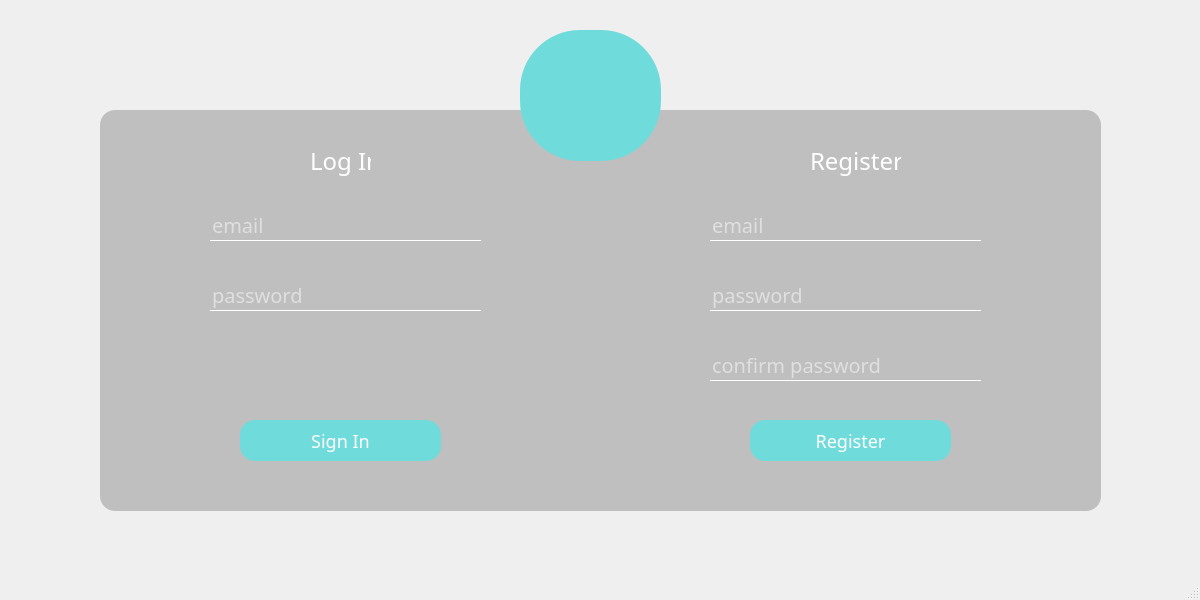
<?xml version="1.0" encoding="UTF-8"?>
<ui version="4.0">
 <class>MainWindow</class>
 <widget class="QMainWindow" name="MainWindow">
  <property name="geometry">
   <rect>
    <x>0</x>
    <y>0</y>
    <width>1200</width>
    <height>600</height>
   </rect>
  </property>
  <property name="windowTitle">
   <string>MainWindow</string>
  </property>
  <property name="styleSheet">
   <string notr="true">* {
	font-family:century gothic;
	font-size: 24px;
}

#loginFrame
{
	background: #bfbfbf;
	border-radius: 15px;
}


#signInPushButton
{
	background: #70dbdb;
	border-radius: 15px;
	color: white;
	font-size: 18px;
}

#signInPushButton:hover
{
	background: #33cccc;
}

#registerPushButton
{
	background: #70dbdb;
	border-radius: 15px;
	color: white;
	font-size: 18px;
}

#registerPushButton:hover
{
	background: #33cccc;
}

#toolButton
{
	background: #70dbdb;
	border-radius: 60px;
}
#loginLabel
{
color: white;
}

#registerLabel
{
color: white;
}

QLineEdit
{
background: transparent;
border: none;
color: white;
font-size: 20px;
border-bottom:  1px solid white;
}

#usernameLineEdit:focus
{
   outline-color: black;
}</string>
  </property>
  <widget class="QWidget" name="centralwidget">
   <widget class="QFrame" name="loginFrame">
    <property name="geometry">
     <rect>
      <x>100</x>
      <y>110</y>
      <width>1001</width>
      <height>401</height>
     </rect>
    </property>
    <property name="frameShape">
     <enum>QFrame::StyledPanel</enum>
    </property>
    <property name="frameShadow">
     <enum>QFrame::Raised</enum>
    </property>
    <widget class="QLabel" name="loginLabel">
     <property name="geometry">
      <rect>
       <x>210</x>
       <y>30</y>
       <width>61</width>
       <height>41</height>
      </rect>
     </property>
     <property name="text">
      <string>Log In</string>
     </property>
    </widget>
    <widget class="QPushButton" name="signInPushButton">
     <property name="geometry">
      <rect>
       <x>140</x>
       <y>310</y>
       <width>201</width>
       <height>41</height>
      </rect>
     </property>
     <property name="text">
      <string>Sign In</string>
     </property>
    </widget>
    <widget class="QLineEdit" name="emailLineEdit">
     <property name="geometry">
      <rect>
       <x>110</x>
       <y>100</y>
       <width>271</width>
       <height>31</height>
      </rect>
     </property>
     <property name="focusPolicy">
      <enum>Qt::StrongFocus</enum>
     </property>
     <property name="text">
      <string/>
     </property>
     <property name="placeholderText">
      <string>email</string>
     </property>
    </widget>
    <widget class="QLineEdit" name="passwordLineEdit">
     <property name="geometry">
      <rect>
       <x>110</x>
       <y>170</y>
       <width>271</width>
       <height>31</height>
      </rect>
     </property>
     <property name="text">
      <string/>
     </property>
     <property name="echoMode">
      <enum>QLineEdit::Password</enum>
     </property>
     <property name="placeholderText">
      <string>password</string>
     </property>
    </widget>
    <widget class="QLabel" name="registerLabel">
     <property name="geometry">
      <rect>
       <x>710</x>
       <y>30</y>
       <width>91</width>
       <height>41</height>
      </rect>
     </property>
     <property name="text">
      <string>Register</string>
     </property>
    </widget>
    <widget class="QLineEdit" name="registerEmailLineEdit">
     <property name="geometry">
      <rect>
       <x>610</x>
       <y>100</y>
       <width>271</width>
       <height>31</height>
      </rect>
     </property>
     <property name="focusPolicy">
      <enum>Qt::StrongFocus</enum>
     </property>
     <property name="text">
      <string/>
     </property>
     <property name="placeholderText">
      <string>email</string>
     </property>
    </widget>
    <widget class="QLineEdit" name="registerPasswordLineEdit">
     <property name="geometry">
      <rect>
       <x>610</x>
       <y>170</y>
       <width>271</width>
       <height>31</height>
      </rect>
     </property>
     <property name="text">
      <string/>
     </property>
     <property name="echoMode">
      <enum>QLineEdit::Password</enum>
     </property>
     <property name="placeholderText">
      <string>password</string>
     </property>
    </widget>
    <widget class="QLineEdit" name="registerPasswordConfLineEdit">
     <property name="geometry">
      <rect>
       <x>610</x>
       <y>240</y>
       <width>271</width>
       <height>31</height>
      </rect>
     </property>
     <property name="text">
      <string/>
     </property>
     <property name="echoMode">
      <enum>QLineEdit::Password</enum>
     </property>
     <property name="placeholderText">
      <string>confirm password</string>
     </property>
    </widget>
    <widget class="QPushButton" name="registerPushButton">
     <property name="geometry">
      <rect>
       <x>650</x>
       <y>310</y>
       <width>201</width>
       <height>41</height>
      </rect>
     </property>
     <property name="text">
      <string>Register</string>
     </property>
    </widget>
   </widget>
   <widget class="QToolButton" name="toolButton">
    <property name="geometry">
     <rect>
      <x>520</x>
      <y>30</y>
      <width>141</width>
      <height>131</height>
     </rect>
    </property>
    <property name="text">
     <string/>
    </property>
    <property name="icon">
     <iconset resource="resources.qrc">
      <normaloff>:/resources/images/user.png</normaloff>:/resources/images/user.png</iconset>
    </property>
    <property name="iconSize">
     <size>
      <width>60</width>
      <height>60</height>
     </size>
    </property>
   </widget>
  </widget>
  <widget class="QMenuBar" name="menubar">
   <property name="geometry">
    <rect>
     <x>0</x>
     <y>0</y>
     <width>1200</width>
     <height>22</height>
    </rect>
   </property>
  </widget>
  <widget class="QStatusBar" name="statusbar"/>
 </widget>
 <resources>
  <include location="resources.qrc"/>
 </resources>
 <connections/>
</ui>
